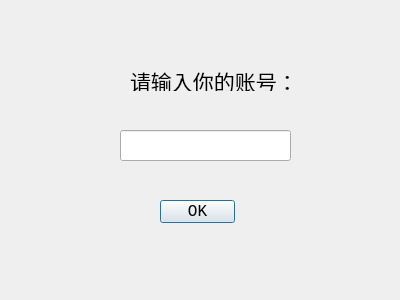
<?xml version="1.0" encoding="UTF-8"?>
<ui version="4.0">
 <class>Dialog</class>
 <widget class="QDialog" name="Dialog">
  <property name="geometry">
   <rect>
    <x>0</x>
    <y>0</y>
    <width>400</width>
    <height>300</height>
   </rect>
  </property>
  <property name="font">
   <font>
    <family>Consolas</family>
    <pointsize>12</pointsize>
   </font>
  </property>
  <property name="windowTitle">
   <string>Dialog</string>
  </property>
  <widget class="QLineEdit" name="lineEdit">
   <property name="geometry">
    <rect>
     <x>120</x>
     <y>130</y>
     <width>171</width>
     <height>31</height>
    </rect>
   </property>
   <property name="font">
    <font>
     <family>Consolas</family>
     <pointsize>12</pointsize>
    </font>
   </property>
   <property name="text">
    <string/>
   </property>
  </widget>
  <widget class="QLabel" name="label">
   <property name="geometry">
    <rect>
     <x>130</x>
     <y>70</y>
     <width>171</width>
     <height>21</height>
    </rect>
   </property>
   <property name="font">
    <font>
     <family>微软雅黑</family>
     <pointsize>16</pointsize>
    </font>
   </property>
   <property name="text">
    <string>请输入你的账号：</string>
   </property>
  </widget>
  <widget class="QPushButton" name="pushButton">
   <property name="geometry">
    <rect>
     <x>160</x>
     <y>200</y>
     <width>75</width>
     <height>23</height>
    </rect>
   </property>
   <property name="text">
    <string>OK</string>
   </property>
  </widget>
 </widget>
 <resources/>
 <connections/>
</ui>
